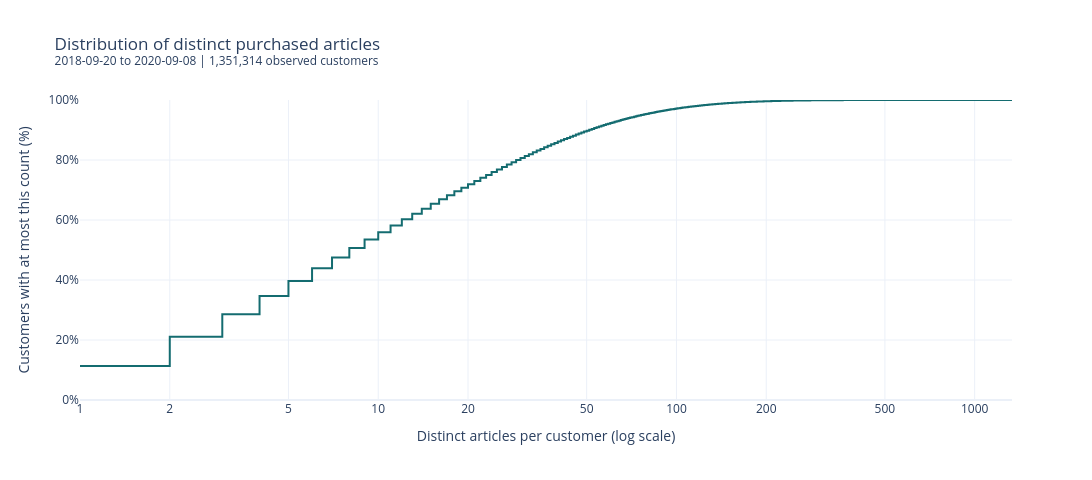

Here is the notebook cell this chart was saved with:
### Code cell
fig = px.line(
    distinct_article_distribution,
    x="distinct_articles",
    y="cumulative_customer_pct",
    line_shape="hv",
    log_x=True,
    color_discrete_sequence=["#146C70"],
    template="plotly_white",
    hover_data={
        "customers": ":,",
        "cumulative_customer_pct": ":.2f",
    },
    labels={
        "distinct_articles": (
            "Distinct articles per customer (log scale)"
        ),
        "customers": "Customers at this count",
        "cumulative_customer_pct": (
            "Customers with at most this count (%)"
        ),
    },
    title=(
        "Distribution of distinct purchased articles"
        f"<br><sup>{EDA_START.date()} to "
        f"{(EDA_END_EXCLUSIVE - pd.Timedelta(days=1)).date()}"
        f" | {observed_customers:,} observed customers</sup>"
    ),
)

distinct_article_ticks = [
    1, 2, 5, 10, 20, 50, 100, 200, 500, 1000
]

fig.update_xaxes(
    tickmode="array",
    tickvals=distinct_article_ticks,
    ticktext=[
        str(value) for value in distinct_article_ticks
    ],
)

fig.update_yaxes(range=[0, 100], ticksuffix="%")
fig.update_layout(width=1100, height=480)

fig.show(
    renderer="plotly_mimetype+png",
    config={"displaylogo": False},
)

### Figure 1 — Plotly figure (JSON) as saved in the notebook; plotly's stock layout.template omitted (floating-point values rounded to 4 significant figures; data arrays with more than 128 entries replaced by an {"elided": "..."} marker saying what was removed)
{"data": [{"customdata": {"elided": "579x1 int values"}, "hovertemplate": "Distinct articles per customer (log scale)=%{x}<br>Customers with at most this count (%)=%{y:.2f}<br>Customers at this count=%{customdata[0]:,}<extra></extra>", "legendgroup": "", "line": {"color": "#146C70", "dash": "solid", "shape": "hv"}, "marker": {"symbol": "circle"}, "mode": "lines", "name": "", "orientation": "v", "showlegend": false, "type": "scatter", "x": {"elided": "579 int values"}, "xaxis": "x", "y": {"elided": "579 float values"}, "yaxis": "y"}], "layout": {"height": 480, "legend": {"tracegroupgap": 0}, "title": {"text": "Distribution of distinct purchased articles<br><sup>2018-09-20 to 2020-09-08 | 1,351,314 observed customers</sup>"}, "width": 1100, "xaxis": {"anchor": "y", "domain": [0, 1], "tickmode": "array", "ticktext": ["1", "2", "5", "10", "20", "50", "100", "200", "500", "1000"], "tickvals": [1, 2, 5, 10, 20, 50, 100, 200, 500, 1000], "title": {"text": "Distinct articles per customer (log scale)"}, "type": "log"}, "yaxis": {"anchor": "x", "domain": [0, 1], "range": [0, 100], "ticksuffix": "%", "title": {"text": "Customers with at most this count (%)"}}}}
